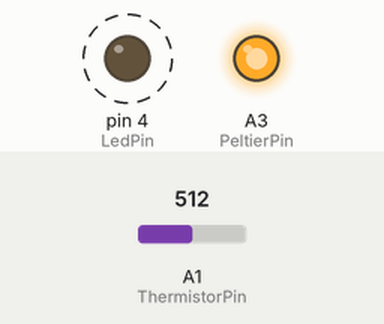
The sketch below on a simulated Arduino Uno, built with avr-gcc and run on an emulated ATmega328P. Parts: output pins drawn as LEDs (lit = HIGH). Dashed ring = blinking. The test bench sets the inputs (shaded band); at power-on: A1 (ThermistorPin) = 512.

Above: at 6.25 s.
6.3 s: A1 (ThermistorPin) set to 304
9.3 s: A1 (ThermistorPin) set to 288
At 10.4 s:
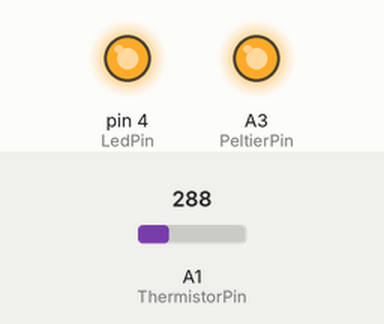
10.8 s: A1 (ThermistorPin) set to 306
At 11.55 s:
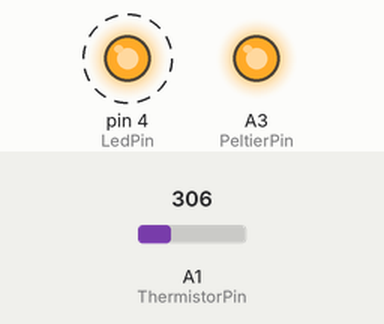
13.8 s: A1 (ThermistorPin) set to 122
Timing chart, 0 to 16.3 s (numbered marks = the images above; inputs shaded):
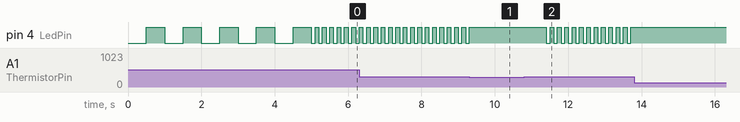

The sketch:

DehumidifierDriver2.ino
```cpp
#define ThermistorPin 1
#define PeltierPin A3
#define LedPin 4

#define CoolingTime 60 * 20
#define HeatingTime 60 * 1

// Temperature from http://playground.arduino.cc/ComponentLib/Thermistor
#define CoolingTemperature 296 // ~6C
#define HeatingTemperature 395 // ~15C
//#define CoolingTemperature 800 // ~6C
//#define HeatingTemperature 400 // ~15C


unsigned long time = 0;
bool isCooling = true;
bool isTemeratureOk = false;
bool isTimerSet = false;
bool loadingLedState = true;

void blink(byte x, int ms = 1000){
    for (byte i = 0; i < x; i++){
        digitalWrite(LedPin, LOW);
        delay(ms);
        digitalWrite(LedPin, HIGH);
        delay(ms);
    }
}

void softPeltier(bool on = true){
    for (int i = on ? 0 : 1024; on ? i < 1024 : i > 0; on ? i++ : i--){
        analogWrite(PeltierPin, i);
        delay(2);
    }
}

void pulse(){
    int i = 1024;
    for (i; i > 0; i--){
        analogWrite(LedPin, i);
        delay(10);
    }

    for (i; i < 1024; i++){
        analogWrite(LedPin, i);
        delay(10);
    }
}

void setup() {
    pinMode(ThermistorPin, INPUT);
    pinMode(PeltierPin, OUTPUT);
    pinMode(LedPin, OUTPUT);

    digitalWrite(PeltierPin, HIGH);
    digitalWrite(LedPin, HIGH);

    //softPeltier();

    blink(5, 500);
}

void loop() {
    int temp = analogRead(ThermistorPin);
    bool isTemeratureOk = isCooling ? temp <= CoolingTemperature : temp >= HeatingTemperature;
    //isTemeratureOk = true;

    if (isTemeratureOk && !isTimerSet){
        isTimerSet = true;
    }

    if (isTemeratureOk && isTimerSet && time >= (isCooling ? CoolingTime : HeatingTime))
    {
        time = 0;
        isCooling = !isCooling;
        isTimerSet = false;

        digitalWrite(PeltierPin, isCooling ? HIGH : LOW);
        //softPeltier(isCooling);
        blink(isCooling ? 1 : 2, isCooling ? 1000 : 1000);
    }
    else if(isTemeratureOk && isTimerSet){
        delay(1000);
        time += 1;
    }

    if (!isTemeratureOk || !isTimerSet){
        blink(1, 100);
    }
}

// Temperatures:
/*
Raw: 251
Celsius: 1.4
Raw: 252
Celsius: 1.6
Raw: 252
Celsius: 1.6
Raw: 253
Celsius: 1.7
Raw: 252
Celsius: 1.6
Raw: 252
Celsius: 1.6
Raw: 254
Celsius: 1.8
Raw: 255
Celsius: 1.9
Raw: 255
Celsius: 1.9
Raw: 256
Celsius: 2.0
Raw: 258
Celsius: 2.2
Raw: 258
Celsius: 2.2
Raw: 259
Celsius: 2.3
Raw: 260
Celsius: 2.4
Raw: 261
Celsius: 2.5
Raw: 262
Celsius: 2.6
Raw: 264
Celsius: 2.8
Raw: 265
Celsius: 2.9
Raw: 266
Celsius: 3.0
Raw: 267
Celsius: 3.1
Raw: 268
Celsius: 3.2
Raw: 269
Celsius: 3.3
Raw: 271
Celsius: 3.5
Raw: 272
Celsius: 3.6
Raw: 273
Celsius: 3.7
Raw: 275
Celsius: 3.9
Raw: 276
Celsius: 4.0
Raw: 277
Celsius: 4.1
Raw: 279
Celsius: 4.3
Raw: 279
Celsius: 4.3
Raw: 280
Celsius: 4.4
Raw: 283
Celsius: 4.7
Raw: 283
Celsius: 4.7
Raw: 284
Celsius: 4.8
Raw: 285
Celsius: 4.9
Raw: 287
Celsius: 5.1
Raw: 288
Celsius: 5.2
Raw: 289
Celsius: 5.3
Raw: 290
Celsius: 5.4
Raw: 292
Celsius: 5.6
Raw: 293
Celsius: 5.7
Raw: 295
Celsius: 5.9
Raw: 296
Celsius: 6.0
Raw: 296
Celsius: 6.0
Raw: 298
Celsius: 6.1
Raw: 299
Celsius: 6.2
Raw: 301
Celsius: 6.4
Raw: 302
Celsius: 6.5
Raw: 303
Celsius: 6.6
Raw: 303
Celsius: 6.6
Raw: 304
Celsius: 6.7
Raw: 307
Celsius: 7.0
Raw: 307
Celsius: 7.0
Raw: 308
Celsius: 7.1
Raw: 308
Celsius: 7.1
Raw: 311
Celsius: 7.4
Raw: 312
Celsius: 7.5
Raw: 314
Celsius: 7.7
Raw: 314
Celsius: 7.7
Raw: 315
Celsius: 7.8
Raw: 316
Celsius: 7.9
Raw: 317
Celsius: 8.0
Raw: 319
Celsius: 8.1
Raw: 319
Celsius: 8.1
Raw: 321
Celsius: 8.3
Raw: 321
Celsius: 8.3
Raw: 323
Celsius: 8.5
Raw: 324
Celsius: 8.6
Raw: 325
Celsius: 8.7
Raw: 326
Celsius: 8.8
Raw: 326
Celsius: 8.8
Raw: 328
Celsius: 9.0
Raw: 329
Celsius: 9.1
Raw: 330
Celsius: 9.2
Raw: 331
Celsius: 9.3
Raw: 332
Celsius: 9.4
Raw: 333
Celsius: 9.4
Raw: 333
Celsius: 9.4
Raw: 335
Celsius: 9.6
Raw: 336
Celsius: 9.7
Raw: 337
Celsius: 9.8
Raw: 338
Celsius: 9.9
Raw: 339
Celsius: 10.0
Raw: 340
Celsius: 10.1
Raw: 340
Celsius: 10.1
Raw: 342
Celsius: 10.3
Raw: 343
Celsius: 10.4
Raw: 343
Celsius: 10.4
Raw: 344
Celsius: 10.5
Raw: 345
Celsius: 10.6
Raw: 346
Celsius: 10.6
Raw: 347
Celsius: 10.7
Raw: 347
Celsius: 10.7
Raw: 349
Celsius: 10.9
Raw: 349
Celsius: 10.9
Raw: 350
Celsius: 11.0
Raw: 351
Celsius: 11.1
Raw: 352
Celsius: 11.2
Raw: 352
Celsius: 11.2
Raw: 353
Celsius: 11.3
Raw: 354
Celsius: 11.4
Raw: 355
Celsius: 11.5
Raw: 355
Celsius: 11.5
Raw: 357
Celsius: 11.6
Raw: 357
Celsius: 11.6
Raw: 358
Celsius: 11.7
Raw: 358
Celsius: 11.7
Raw: 360
Celsius: 11.9
Raw: 360
Celsius: 11.9
Raw: 361
Celsius: 12.0
Raw: 361
Celsius: 12.0
Raw: 363
Celsius: 12.2
Raw: 362
Celsius: 12.1
Raw: 363
Celsius: 12.2
Raw: 363
Celsius: 12.2
Raw: 366
Celsius: 12.5
Raw: 366
Celsius: 12.5
Raw: 366
Celsius: 12.5
Raw: 367
Celsius: 12.5
Raw: 368
Celsius: 12.6
Raw: 368
Celsius: 12.6
Raw: 369
Celsius: 12.7
Raw: 368
Celsius: 12.6
Raw: 369
Celsius: 12.7
Raw: 370
Celsius: 12.8
Raw: 369
Celsius: 12.7
Raw: 371
Celsius: 12.9
Raw: 372
Celsius: 13.0
Raw: 373
Celsius: 13.1
Raw: 372
Celsius: 13.0
Raw: 374
Celsius: 13.2
Raw: 375
Celsius: 13.3
Raw: 374
Celsius: 13.2
Raw: 376
Celsius: 13.3
Raw: 377
Celsius: 13.4
Raw: 377
Celsius: 13.4
Raw: 377
Celsius: 13.4
Raw: 379
Celsius: 13.6
Raw: 379
Celsius: 13.6
Raw: 380
Celsius: 13.7
Raw: 377
Celsius: 13.4
Raw: 380
Celsius: 13.7
Raw: 379
Celsius: 13.6
Raw: 380
Celsius: 13.7
Raw: 381
Celsius: 13.8
Raw: 382
Celsius: 13.9
Raw: 384
Celsius: 14.1
Raw: 384
Celsius: 14.1
Raw: 383
Celsius: 14.0
Raw: 386
Celsius: 14.2
Raw: 386
Celsius: 14.2
Raw: 385
Celsius: 14.2
Raw: 387
Celsius: 14.3
Raw: 387
Celsius: 14.3
Raw: 388
Celsius: 14.4
Raw: 388
Celsius: 14.4
Raw: 389
Celsius: 14.5
Raw: 390
Celsius: 14.6
Raw: 390
Celsius: 14.6
Raw: 389
Celsius: 14.5
Raw: 390
Celsius: 14.6
Raw: 392
Celsius: 14.8
Raw: 391
Celsius: 14.7
Raw: 390
Celsius: 14.6
Raw: 391
Celsius: 14.7
Raw: 392
Celsius: 14.8
Raw: 392
Celsius: 14.8
Raw: 394
Celsius: 15.0
Raw: 392
Celsius: 14.8
Raw: 395
Celsius: 15.0
Raw: 396
Celsius: 15.1
Raw: 397
Celsius: 15.2
Raw: 396
Celsius: 15.1
Raw: 397
Celsius: 15.2
Raw: 397
Celsius: 15.2
Raw: 398
Celsius: 15.3
Raw: 396
Celsius: 15.1
Raw: 399
Celsius: 15.4
Raw: 398
Celsius: 15.3
Raw: 399
Celsius: 15.4
Raw: 398
Celsius: 15.3
Raw: 400
Celsius: 15.5
Raw: 400
Celsius: 15.5
Raw: 399
Celsius: 15.4
Raw: 402
Celsius: 15.7
Raw: 402
Celsius: 15.7
Raw: 401
Celsius: 15.6
Raw: 404
Celsius: 15.8
Raw: 402
Celsius: 15.7
Raw: 404
Celsius: 15.8
Raw: 404
Celsius: 15.8
Raw: 405
Celsius: 15.9
Raw: 405
Celsius: 15.9
Raw: 405
Celsius: 15.9
Raw: 405
Celsius: 15.9
Raw: 405
Celsius: 15.9
Raw: 405
Celsius: 15.9
Raw: 406
Celsius: 16.0
Raw: 406
Celsius: 16.0
Raw: 406
Celsius: 16.0
Raw: 407
Celsius: 16.1
Raw: 408
Celsius: 16.2
Raw: 407
Celsius: 16.1
Raw: 408
Celsius: 16.2
Raw: 409
Celsius: 16.3
Raw: 410
Celsius: 16.4
Raw: 411
Celsius: 16.5
Raw: 411
Celsius: 16.5
Raw: 412
Celsius: 16.5
Raw: 412
Celsius: 16.5
Raw: 412
Celsius: 16.5
Raw: 412
Celsius: 16.5
Raw: 413
Celsius: 16.6
Raw: 413
Celsius: 16.6
Raw: 412
Celsius: 16.5
Raw: 413
Celsius: 16.6
Raw: 413
Celsius: 16.6
Raw: 415
Celsius: 16.8
Raw: 415
Celsius: 16.8
Raw: 414
Celsius: 16.7
Raw: 417
Celsius: 17.0
Raw: 415
Celsius: 16.8
Raw: 415
Celsius: 16.8
Raw: 417
Celsius: 17.0
Raw: 417
Celsius: 17.0
Raw: 419
Celsius: 17.2
Raw: 418
Celsius: 17.1
Raw: 419
Celsius: 17.2
Raw: 419
Celsius: 17.2
Raw: 421
Celsius: 17.3
Raw: 418
Celsius: 17.1
Raw: 419
Celsius: 17.2
Raw: 418
Celsius: 17.1
Raw: 419
Celsius: 17.2
Raw: 420
Celsius: 17.2
Raw: 420
Celsius: 17.2
Raw: 421
Celsius: 17.3
Raw: 422
Celsius: 17.4
Raw: 421
Celsius: 17.3
Raw: 422
Celsius: 17.4
Raw: 424
Celsius: 17.6
Raw: 423
Celsius: 17.5
Raw: 425
Celsius: 17.7
Raw: 425
Celsius: 17.7
Raw: 425
Celsius: 17.7
Raw: 426
Celsius: 17.8
Raw: 426
Celsius: 17.8
Raw: 427
Celsius: 17.9
Raw: 423
Celsius: 17.5
Raw: 426
Celsius: 17.8
Raw: 425
Celsius: 17.7
Raw: 425
Celsius: 17.7
Raw: 425
Celsius: 17.7
Raw: 425
Celsius: 17.7
Raw: 426
Celsius: 17.8
Raw: 427
Celsius: 17.9
Raw: 428
Celsius: 17.9
Raw: 430
Celsius: 18.1
Raw: 426
Celsius: 17.8
Raw: 430
Celsius: 18.1
Raw: 429
Celsius: 18.0
Raw: 430
Celsius: 18.1
Raw: 430
Celsius: 18.1
Raw: 431
Celsius: 18.2
Raw: 430
Celsius: 18.1
Raw: 431
Celsius: 18.2
Raw: 429
Celsius: 18.0
Raw: 433
Celsius: 18.4
Raw: 431
Celsius: 18.2
Raw: 431
Celsius: 18.2
Raw: 431
Celsius: 18.2
Raw: 432
Celsius: 18.3
Raw: 433
Celsius: 18.4
Raw: 433
Celsius: 18.4
Raw: 434
Celsius: 18.5
Raw: 435
Celsius: 18.6
Raw: 435
Celsius: 18.6
Raw: 436
Celsius: 18.6
Raw: 436
Celsius: 18.6
Raw: 436
Celsius: 18.6
Raw: 435
Celsius: 18.6
Raw: 436
Celsius: 18.6
Raw: 437
Celsius: 18.7
Raw: 435
Celsius: 18.6
Raw: 436
Celsius: 18.6
Raw: 438
Celsius: 18.8
Raw: 436
Celsius: 18.6
Raw: 437
Celsius: 18.7
Raw: 436
Celsius: 18.6
Raw: 437
Celsius: 18.7
Raw: 437
Celsius: 18.7
Raw: 438
Celsius: 18.8
Raw: 438
Celsius: 18.8
Raw: 437
Celsius: 18.7
Raw: 437
Celsius: 18.7
Raw: 439
Celsius: 18.9
Raw: 440
Celsius: 19.0
Raw: 440
Celsius: 19.0
Raw: 441
Celsius: 19.1
Raw: 439
Celsius: 18.9
Raw: 441
Celsius: 19.1
Raw: 442
Celsius: 19.2
Raw: 440
Celsius: 19.0
Raw: 441
Celsius: 19.1
Raw: 441
Celsius: 19.1
Raw: 441
Celsius: 19.1
Raw: 440
Celsius: 19.0
Raw: 440
Celsius: 19.0
Raw: 442
Celsius: 19.2
Raw: 443
Celsius: 19.3
Raw: 441
Celsius: 19.1
Raw: 443
Celsius: 19.3
Raw: 442
Celsius: 19.2
Raw: 442
Celsius: 19.2
Raw: 444
Celsius: 19.3
Raw: 444
Celsius: 19.3
Raw: 445
Celsius: 19.4
Raw: 446
Celsius: 19.5
Raw: 444
Celsius: 19.3
Raw: 444
Celsius: 19.3
Raw: 444
Celsius: 19.3
Raw: 443
Celsius: 19.3
Raw: 444
Celsius: 19.3
Raw: 443
Celsius: 19.3
Raw: 445
Celsius: 19.4
Raw: 445
Celsius: 19.4
Raw: 444
Celsius: 19.3
Raw: 445
Celsius: 19.4
Raw: 445
Celsius: 19.4
Raw: 447
Celsius: 19.6
Raw: 447
Celsius: 19.6
Raw: 448
Celsius: 19.7
Raw: 448
Celsius: 19.7
Raw: 446
Celsius: 19.5
Raw: 447
Celsius: 19.6
Raw: 447
Celsius: 19.6
Raw: 447
Celsius: 19.6
Raw: 447
Celsius: 19.6
Raw: 447
Celsius: 19.6
Raw: 446
Celsius: 19.5
Raw: 447
Celsius: 19.6
Raw: 447
Celsius: 19.6
Raw: 448
Celsius: 19.7
Raw: 448
Celsius: 19.7
Raw: 448
Celsius: 19.7
Raw: 449
Celsius: 19.8
Raw: 451
Celsius: 20.0
Raw: 448
Celsius: 19.7
Raw: 449
Celsius: 19.8
Raw: 451
Celsius: 20.0
Raw: 450
Celsius: 19.9
Raw: 450
Celsius: 19.9
Raw: 450
Celsius: 19.9
Raw: 450
Celsius: 19.9
Raw: 449
Celsius: 19.8
Raw: 452
Celsius: 20.0
Raw: 452
Celsius: 20.0
Raw: 449
Celsius: 19.8
Raw: 450
Celsius: 19.9
Raw: 450
Celsius: 19.9
Raw: 450
Celsius: 19.9
Raw: 451
Celsius: 20.0
Raw: 449
Celsius: 19.8
Raw: 451
Celsius: 20.0
Raw: 453
Celsius: 20.1
Raw: 451
Celsius: 20.0
Raw: 452
Celsius: 20.0
Raw: 453
Celsius: 20.1
Raw: 452
Celsius: 20.0
Raw: 454
Celsius: 20.2
Raw: 453
Celsius: 20.1
Raw: 453
Celsius: 20.1
Raw: 453
Celsius: 20.1
Raw: 453
Celsius: 20.1
Raw: 453
Celsius: 20.1
Raw: 452
Celsius: 20.0
Raw: 452
Celsius: 20.0
Raw: 453
Celsius: 20.1
Raw: 454
Celsius: 20.2
Raw: 452
Celsius: 20.0
Raw: 453
Celsius: 20.1
Raw: 455
Celsius: 20.3
Raw: 455
Celsius: 20.3
Raw: 454
Celsius: 20.2
Raw: 455
Celsius: 20.3
Raw: 455
Celsius: 20.3
Raw: 456
Celsius: 20.4
Raw: 455
Celsius: 20.3
Raw: 456
Celsius: 20.4
Raw: 455
Celsius: 20.3
Raw: 455
Celsius: 20.3
Raw: 454
Celsius: 20.2
Raw: 455
Celsius: 20.3
Raw: 455
Celsius: 20.3
Raw: 455
Celsius: 20.3
Raw: 455
Celsius: 20.3
Raw: 455
Celsius: 20.3
Raw: 457
Celsius: 20.5
Raw: 455
Celsius: 20.3
Raw: 456
Celsius: 20.4
Raw: 459
Celsius: 20.7
Raw: 457
Celsius: 20.5
Raw: 457
Celsius: 20.5
Raw: 457
Celsius: 20.5
Raw: 457
Celsius: 20.5
Raw: 457
Celsius: 20.5
Raw: 457
Celsius: 20.5
Raw: 457
Celsius: 20.5
Raw: 456
Celsius: 20.4
Raw: 458
Celsius: 20.6
Raw: 457
Celsius: 20.5
Raw: 456
Celsius: 20.4
Raw: 457
Celsius: 20.5
Raw: 457
Celsius: 20.5
Raw: 457
Celsius: 20.5
Raw: 458
Celsius: 20.6
Raw: 459
Celsius: 20.7
Raw: 457
Celsius: 20.5
Raw: 459
Celsius: 20.7
Raw: 459
Celsius: 20.7
Raw: 460
Celsius: 20.8
Raw: 461
Celsius: 20.8
Raw: 460
Celsius: 20.8
Raw: 460
Celsius: 20.8
Raw: 460
Celsius: 20.8
Raw: 460
Celsius: 20.8
Raw: 458
Celsius: 20.6
Raw: 460
Celsius: 20.8
Raw: 460
Celsius: 20.8
Raw: 458
Celsius: 20.6
Raw: 460
Celsius: 20.8
Raw: 460
Celsius: 20.8
Raw: 460
Celsius: 20.8
Raw: 460
Celsius: 20.8
Raw: 461
Celsius: 20.8
Raw: 459
Celsius: 20.7
Raw: 460
Celsius: 20.8
Raw: 461
Celsius: 20.8
Raw: 461
Celsius: 20.8
Raw: 461
Celsius: 20.8
Raw: 462
Celsius: 20.9
Raw: 462
Celsius: 20.9
Raw: 462
Celsius: 20.9
Raw: 462
Celsius: 20.9
Raw: 462
Celsius: 20.9
Raw: 462
Celsius: 20.9
Raw: 460
Celsius: 20.8
Raw: 463
Celsius: 21.0
Raw: 462
Celsius: 20.9
Raw: 462
Celsius: 20.9
Raw: 462
Celsius: 20.9
Raw: 462
Celsius: 20.9
Raw: 462
Celsius: 20.9
Raw: 465
Celsius: 21.2
Raw: 463
Celsius: 21.0
Raw: 464
Celsius: 21.1
Raw: 464
Celsius: 21.1
Raw: 465
Celsius: 21.2
Raw: 465
Celsius: 21.2
Raw: 464
Celsius: 21.1
Raw: 464
Celsius: 21.1
Raw: 463
Celsius: 21.0
Raw: 464
Celsius: 21.1
Raw: 463
Celsius: 21.0
Raw: 463
Celsius: 21.0
Raw: 463
Celsius: 21.0
Raw: 462
Celsius: 20.9
Raw: 464
Celsius: 21.1
Raw: 465
Celsius: 21.2
Raw: 465
Celsius: 21.2
Raw: 464
Celsius: 21.1
Raw: 467
Celsius: 21.4
Raw: 464
Celsius: 21.1
Raw: 466
Celsius: 21.3
Raw: 466
Celsius: 21.3
Raw: 465
Celsius: 21.2
Raw: 466
Celsius: 21.3
Raw: 465
Celsius: 21.2
Raw: 466
Celsius: 21.3
Raw: 465
Celsius: 21.2
Raw: 465
Celsius: 21.2
Raw: 465
Celsius: 21.2
Raw: 466
Celsius: 21.3
Raw: 464
Celsius: 21.1
Raw: 463
Celsius: 21.0
Raw: 466
Celsius: 21.3
Raw: 464
Celsius: 21.1
Raw: 466
Celsius: 21.3
Raw: 466
Celsius: 21.3
Raw: 465
Celsius: 21.2
Raw: 469
Celsius: 21.5
Raw: 468
Celsius: 21.5
Raw: 467
Celsius: 21.4
Raw: 466
Celsius: 21.3
Raw: 467
Celsius: 21.4
Raw: 467
Celsius: 21.4
Raw: 467
Celsius: 21.4
Raw: 467
Celsius: 21.4
Raw: 466
Celsius: 21.3
Raw: 467
Celsius: 21.4
Raw: 467
Celsius: 21.4
Raw: 467
Celsius: 21.4
Raw: 467
Celsius: 21.4
Raw: 467
Celsius: 21.4
Raw: 467
Celsius: 21.4
Raw: 467
Celsius: 21.4
Raw: 467
Celsius: 21.4
Raw: 467
Celsius: 21.4
Raw: 469
Celsius: 21.5
Raw: 468
Celsius: 21.5
Raw: 468
Celsius: 21.5
Raw: 468
Celsius: 21.5
Raw: 468
Celsius: 21.5
Raw: 470
Celsius: 21.6
Raw: 469
Celsius: 21.5
Raw: 468
Celsius: 21.5
Raw: 467
Celsius: 21.4
Raw: 469
Celsius: 21.5
Raw: 469
Celsius: 21.5
Raw: 468
Celsius: 21.5
Raw: 468
Celsius: 21.5
Raw: 467
Celsius: 21.4
Raw: 469
Celsius: 21.5
Raw: 468
Celsius: 21.5
Raw: 470
Celsius: 21.6
Raw: 469
Celsius: 21.5
Raw: 471
Celsius: 21.7
Raw: 469
Celsius: 21.5
Raw: 469
Celsius: 21.5
Raw: 469
Celsius: 21.5
Raw: 471
Celsius: 21.7
Raw: 471
Celsius: 21.7
Raw: 472
Celsius: 21.8
Raw: 470
Celsius: 21.6
Raw: 470
Celsius: 21.6
Raw: 470
Celsius: 21.6
Raw: 470
Celsius: 21.6
Raw: 470
Celsius: 21.6
Raw: 470
Celsius: 21.6
Raw: 470
Celsius: 21.6
Raw: 468
Celsius: 21.5
Raw: 470
Celsius: 21.6
Raw: 470
Celsius: 21.6
Raw: 469
Celsius: 21.5
Raw: 471
Celsius: 21.7
Raw: 471
Celsius: 21.7
Raw: 471
Celsius: 21.7
Raw: 471
Celsius: 21.7
Raw: 471
Celsius: 21.7
Raw: 472
Celsius: 21.8
Raw: 472
Celsius: 21.8
Raw: 471
Celsius: 21.7
Raw: 471
Celsius: 21.7
Raw: 469
Celsius: 21.5
Raw: 471
Celsius: 21.7
Raw: 470
Celsius: 21.6
Raw: 470
Celsius: 21.6
Raw: 471
Celsius: 21.7
Raw: 472
Celsius: 21.8
Raw: 471
Celsius: 21.7
Raw: 472
Celsius: 21.8
Raw: 470
Celsius: 21.6
Raw: 470
Celsius: 21.6
Raw: 472
Celsius: 21.8
Raw: 472
Celsius: 21.8
Raw: 472
Celsius: 21.8
Raw: 473
Celsius: 21.9
Raw: 473
Celsius: 21.9
Raw: 473
Celsius: 21.9
Raw: 469
Celsius: 21.5
Raw: 472
Celsius: 21.8
Raw: 470
Celsius: 21.6
Raw: 471
Celsius: 21.7
Raw: 472
Celsius: 21.8
Raw: 472
Celsius: 21.8
Raw: 472
Celsius: 21.8
Raw: 472
Celsius: 21.8
Raw: 472
Celsius: 21.8
Raw: 472
Celsius: 21.8
Raw: 472
Celsius: 21.8
Raw: 473
Celsius: 21.9
Raw: 473
Celsius: 21.9
Raw: 473
Celsius: 21.9
Raw: 473
Celsius: 21.9
Raw: 473
Celsius: 21.9
Raw: 473
Celsius: 21.9
Raw: 472
Celsius: 21.8
Raw: 475
Celsius: 22.1
Raw: 472
Celsius: 21.8
Raw: 472
Celsius: 21.8
Raw: 472
Celsius: 21.8
Raw: 472
Celsius: 21.8
Raw: 472
Celsius: 21.8
Raw: 472
Celsius: 21.8
Raw: 473
Celsius: 21.9
Raw: 473
Celsius: 21.9
Raw: 473
Celsius: 21.9
Raw: 472
Celsius: 21.8
Raw: 473
Celsius: 21.9
Raw: 474
Celsius: 22.0
Raw: 474
Celsius: 22.0
Raw: 473
Celsius: 21.9
Raw: 474
Celsius: 22.0
Raw: 473
Celsius: 21.9
Raw: 474
Celsius: 22.0
Raw: 474
Celsius: 22.0
Raw: 473
Celsius: 21.9
Raw: 473
Celsius: 21.9
Raw: 473
Celsius: 21.9
Raw: 473
Celsius: 21.9
Raw: 473
Celsius: 21.9
Raw: 473
Celsius: 21.9
Raw: 473
Celsius: 21.9
Raw: 474
Celsius: 22.0
Raw: 472
Celsius: 21.8
Raw: 476
Celsius: 22.2
Raw: 474
Celsius: 22.0
Raw: 475
Celsius: 22.1
Raw: 474
Celsius: 22.0
Raw: 475
Celsius: 22.1
Raw: 474
Celsius: 22.0
Raw: 476
Celsius: 22.2
Raw: 475
Celsius: 22.1
Raw: 474
Celsius: 22.0
Raw: 475
Celsius: 22.1
Raw: 474
Celsius: 22.0
Raw: 473
Celsius: 21.9
Raw: 474
Celsius: 22.0
Raw: 475
Celsius: 22.1
Raw: 475
Celsius: 22.1
Raw: 474
Celsius: 22.0
Raw: 473
Celsius: 21.9
Raw: 475
Celsius: 22.1
Raw: 475
Celsius: 22.1
Raw: 476
Celsius: 22.2
Raw: 476
Celsius: 22.2
Raw: 475
Celsius: 22.1
Raw: 475
Celsius: 22.1
Raw: 476
Celsius: 22.2
Raw: 475
Celsius: 22.1
Raw: 475
Celsius: 22.1
Raw: 476
Celsius: 22.2
Raw: 475
Celsius: 22.1
Raw: 475
Celsius: 22.1
Raw: 473
Celsius: 21.9
Raw: 475
Celsius: 22.1
Raw: 474
Celsius: 22.0
Raw: 474
Celsius: 22.0
Raw: 474
Celsius: 22.0
Raw: 474
Celsius: 22.0
Raw: 474
Celsius: 22.0
Raw: 477
Celsius: 22.2
Raw: 477
Celsius: 22.2
Raw: 475
Celsius: 22.1
Raw: 476
Celsius: 22.2
Raw: 476
Celsius: 22.2
Raw: 476
Celsius: 22.2
Raw: 477
Celsius: 22.2
Raw: 478
Celsius: 22.3
Raw: 477
Celsius: 22.2
Raw: 476
Celsius: 22.2
Raw: 475
Celsius: 22.1
Raw: 475
Celsius: 22.1
Raw: 475
Celsius: 22.1
Raw: 475
Celsius: 22.1
Raw: 475
Celsius: 22.1

*/
```

Measured:
- the behaviour switches between 297 and 296 on A1 (ThermistorPin) (found by bisection; images 0 and 1)
- after the input at 9.3 s, pin 4 (LedPin): goes on until 9.3 s, then stays HIGH
- after the input at 10.8 s, pin 4 (LedPin): alternates HIGH for 0.10 s and LOW for 0.10 s, starting after 0.60 s
- after the input at 13.8 s, pin 4 (LedPin): stops changing and stays HIGH
- by itself, pin 4 (LedPin): alternates HIGH for 0.10 s and LOW for 0.10 s
